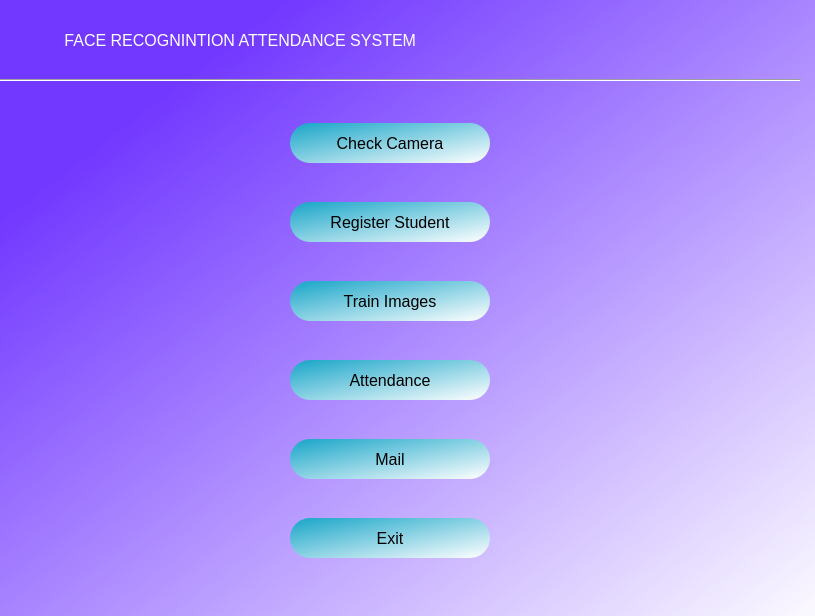
<?xml version="1.0" encoding="UTF-8"?>
<ui version="4.0">
 <class>FRAS</class>
 <widget class="QMainWindow" name="FRAS">
  <property name="geometry">
   <rect>
    <x>0</x>
    <y>0</y>
    <width>815</width>
    <height>616</height>
   </rect>
  </property>
  <property name="font">
   <font>
    <pointsize>12</pointsize>
   </font>
  </property>
  <property name="windowTitle">
   <string>MainWindow</string>
  </property>
  <property name="autoFillBackground">
   <bool>true</bool>
  </property>
  <property name="animated">
   <bool>true</bool>
  </property>
  <widget class="QWidget" name="centralwidget">
   <widget class="QWidget" name="widget" native="true">
    <property name="enabled">
     <bool>true</bool>
    </property>
    <property name="geometry">
     <rect>
      <x>0</x>
      <y>0</y>
      <width>831</width>
      <height>631</height>
     </rect>
    </property>
    <property name="minimumSize">
     <size>
      <width>0</width>
      <height>0</height>
     </size>
    </property>
    <property name="styleSheet">
     <string notr="true">QWidget#widget{
background-color: qlineargradient(spread:pad, x1:0, y1:0.0113636, x2:1, y2:1, stop:0.167464 rgba(114, 56, 255, 255), stop:1 rgba(255, 255, 255, 255));}</string>
    </property>
    <widget class="Line" name="line">
     <property name="geometry">
      <rect>
       <x>0</x>
       <y>70</y>
       <width>801</width>
       <height>20</height>
      </rect>
     </property>
     <property name="orientation">
      <enum>Qt::Horizontal</enum>
     </property>
    </widget>
    <widget class="QLabel" name="label">
     <property name="geometry">
      <rect>
       <x>60</x>
       <y>0</y>
       <width>661</width>
       <height>81</height>
      </rect>
     </property>
     <property name="styleSheet">
      <string notr="true">font: 18pt &quot;Times New Roman&quot;;
color: rgb(255, 255, 255);</string>
     </property>
     <property name="text">
      <string> FACE RECOGNINTION ATTENDANCE SYSTEM</string>
     </property>
    </widget>
    <widget class="QWidget" name="verticalWidget" native="true">
     <property name="geometry">
      <rect>
       <x>290</x>
       <y>90</y>
       <width>211</width>
       <height>501</height>
      </rect>
     </property>
     <layout class="QVBoxLayout" name="verticalLayout">
      <item>
       <widget class="QPushButton" name="check_camera">
        <property name="maximumSize">
         <size>
          <width>200</width>
          <height>40</height>
         </size>
        </property>
        <property name="toolTip">
         <string>&lt;html&gt;&lt;head/&gt;&lt;body&gt;&lt;p&gt;On Camera&lt;/p&gt;&lt;/body&gt;&lt;/html&gt;</string>
        </property>
        <property name="toolTipDuration">
         <number>1</number>
        </property>
        <property name="statusTip">
         <string>This is status tip</string>
        </property>
        <property name="whatsThis">
         <string>&lt;html&gt;&lt;head/&gt;&lt;body&gt;&lt;p&gt;Check Your Camera Connect !&lt;/p&gt;&lt;/body&gt;&lt;/html&gt;</string>
        </property>
        <property name="autoFillBackground">
         <bool>false</bool>
        </property>
        <property name="styleSheet">
         <string notr="true">QPushButton{
border-radius: 20px;
background-color: qlineargradient(spread:pad, x1:0, y1:0, x2:1, y2:1, stop:0 rgba(23, 165, 200, 255), stop:1 rgba(255, 255, 255, 255));
font: 14pt &quot;Times New Roman&quot;;
}
QPushButton:hover{
	background-color: qlineargradient(spread:pad, x1:0, y1:0, x2:1, y2:1, stop:0 rgba(113, 231, 255, 255), stop:1 rgba(67, 255, 183, 255));
}
</string>
        </property>
        <property name="text">
         <string>Check Camera</string>
        </property>
       </widget>
      </item>
      <item>
       <widget class="QPushButton" name="register_2">
        <property name="maximumSize">
         <size>
          <width>200</width>
          <height>40</height>
         </size>
        </property>
        <property name="styleSheet">
         <string notr="true">QPushButton{
border-radius: 20px;
background-color: qlineargradient(spread:pad, x1:0, y1:0, x2:1, y2:1, stop:0 rgba(23, 165, 200, 255), stop:1 rgba(255, 255, 255, 255));
font: 14pt &quot;Times New Roman&quot;;
}
QPushButton:hover{
	background-color: qlineargradient(spread:pad, x1:0, y1:0, x2:1, y2:1, stop:0 rgba(113, 231, 255, 255), stop:1 rgba(67, 255, 183, 255));
}
</string>
        </property>
        <property name="text">
         <string>Register Student</string>
        </property>
       </widget>
      </item>
      <item>
       <widget class="QPushButton" name="train">
        <property name="maximumSize">
         <size>
          <width>200</width>
          <height>40</height>
         </size>
        </property>
        <property name="styleSheet">
         <string notr="true">QPushButton{
border-radius: 20px;
background-color: qlineargradient(spread:pad, x1:0, y1:0, x2:1, y2:1, stop:0 rgba(23, 165, 200, 255), stop:1 rgba(255, 255, 255, 255));
font: 14pt &quot;Times New Roman&quot;;
}
QPushButton:hover{
	background-color: qlineargradient(spread:pad, x1:0, y1:0, x2:1, y2:1, stop:0 rgba(113, 231, 255, 255), stop:1 rgba(67, 255, 183, 255));
}
</string>
        </property>
        <property name="text">
         <string>Train Images</string>
        </property>
       </widget>
      </item>
      <item>
       <widget class="QPushButton" name="attendance">
        <property name="maximumSize">
         <size>
          <width>200</width>
          <height>40</height>
         </size>
        </property>
        <property name="styleSheet">
         <string notr="true">QPushButton{
border-radius: 20px;
background-color: qlineargradient(spread:pad, x1:0, y1:0, x2:1, y2:1, stop:0 rgba(23, 165, 200, 255), stop:1 rgba(255, 255, 255, 255));
font: 14pt &quot;Times New Roman&quot;;
}
QPushButton:hover{
	background-color: qlineargradient(spread:pad, x1:0, y1:0, x2:1, y2:1, stop:0 rgba(113, 231, 255, 255), stop:1 rgba(67, 255, 183, 255));
}
</string>
        </property>
        <property name="text">
         <string>Attendance</string>
        </property>
       </widget>
      </item>
      <item>
       <widget class="QPushButton" name="mail">
        <property name="maximumSize">
         <size>
          <width>200</width>
          <height>40</height>
         </size>
        </property>
        <property name="styleSheet">
         <string notr="true">QPushButton{
border-radius: 20px;
background-color: qlineargradient(spread:pad, x1:0, y1:0, x2:1, y2:1, stop:0 rgba(23, 165, 200, 255), stop:1 rgba(255, 255, 255, 255));
font: 14pt &quot;Times New Roman&quot;;
}
QPushButton:hover{
	background-color: qlineargradient(spread:pad, x1:0, y1:0, x2:1, y2:1, stop:0 rgba(113, 231, 255, 255), stop:1 rgba(67, 255, 183, 255));
}
</string>
        </property>
        <property name="text">
         <string>Mail</string>
        </property>
       </widget>
      </item>
      <item>
       <widget class="QPushButton" name="exit_button">
        <property name="maximumSize">
         <size>
          <width>200</width>
          <height>40</height>
         </size>
        </property>
        <property name="styleSheet">
         <string notr="true">QPushButton{
border-radius: 20px;
background-color: qlineargradient(spread:pad, x1:0, y1:0, x2:1, y2:1, stop:0 rgba(23, 165, 200, 255), stop:1 rgba(255, 255, 255, 255));
font: 14pt &quot;Times New Roman&quot;;
}
QPushButton:hover{
	background-color: qlineargradient(spread:pad, x1:0, y1:0, x2:1, y2:1, stop:0 rgba(113, 231, 255, 255), stop:1 rgba(67, 255, 183, 255));
}
</string>
        </property>
        <property name="text">
         <string>Exit</string>
        </property>
       </widget>
      </item>
     </layout>
    </widget>
    <widget class="QLabel" name="label_4">
     <property name="geometry">
      <rect>
       <x>720</x>
       <y>10</y>
       <width>61</width>
       <height>61</height>
      </rect>
     </property>
     <property name="text">
      <string/>
     </property>
     <property name="pixmap">
      <pixmap>Icon/facial-recognition.png</pixmap>
     </property>
     <property name="scaledContents">
      <bool>true</bool>
     </property>
    </widget>
    <widget class="QLabel" name="label_5">
     <property name="geometry">
      <rect>
       <x>240</x>
       <y>130</y>
       <width>40</width>
       <height>40</height>
      </rect>
     </property>
     <property name="minimumSize">
      <size>
       <width>40</width>
       <height>40</height>
      </size>
     </property>
     <property name="maximumSize">
      <size>
       <width>40</width>
       <height>40</height>
      </size>
     </property>
     <property name="text">
      <string/>
     </property>
     <property name="pixmap">
      <pixmap>Icon/webcam.ico</pixmap>
     </property>
     <property name="scaledContents">
      <bool>true</bool>
     </property>
    </widget>
    <widget class="QLabel" name="label_6">
     <property name="geometry">
      <rect>
       <x>240</x>
       <y>200</y>
       <width>40</width>
       <height>40</height>
      </rect>
     </property>
     <property name="minimumSize">
      <size>
       <width>40</width>
       <height>40</height>
      </size>
     </property>
     <property name="maximumSize">
      <size>
       <width>40</width>
       <height>40</height>
      </size>
     </property>
     <property name="text">
      <string/>
     </property>
     <property name="pixmap">
      <pixmap>Icon/id.ico</pixmap>
     </property>
     <property name="scaledContents">
      <bool>true</bool>
     </property>
    </widget>
    <widget class="QLabel" name="label_7">
     <property name="geometry">
      <rect>
       <x>240</x>
       <y>280</y>
       <width>40</width>
       <height>40</height>
      </rect>
     </property>
     <property name="minimumSize">
      <size>
       <width>40</width>
       <height>40</height>
      </size>
     </property>
     <property name="maximumSize">
      <size>
       <width>40</width>
       <height>40</height>
      </size>
     </property>
     <property name="text">
      <string/>
     </property>
     <property name="pixmap">
      <pixmap>Icon/system_binary.ico</pixmap>
     </property>
     <property name="scaledContents">
      <bool>true</bool>
     </property>
    </widget>
    <widget class="QLabel" name="label_8">
     <property name="geometry">
      <rect>
       <x>240</x>
       <y>360</y>
       <width>40</width>
       <height>40</height>
      </rect>
     </property>
     <property name="minimumSize">
      <size>
       <width>40</width>
       <height>40</height>
      </size>
     </property>
     <property name="maximumSize">
      <size>
       <width>40</width>
       <height>40</height>
      </size>
     </property>
     <property name="text">
      <string/>
     </property>
     <property name="pixmap">
      <pixmap>Icon/Inipagi-Business-Economic-Checklist.ico</pixmap>
     </property>
     <property name="scaledContents">
      <bool>true</bool>
     </property>
    </widget>
    <widget class="QLabel" name="label_9">
     <property name="geometry">
      <rect>
       <x>240</x>
       <y>440</y>
       <width>40</width>
       <height>40</height>
      </rect>
     </property>
     <property name="minimumSize">
      <size>
       <width>40</width>
       <height>40</height>
      </size>
     </property>
     <property name="maximumSize">
      <size>
       <width>40</width>
       <height>40</height>
      </size>
     </property>
     <property name="text">
      <string/>
     </property>
     <property name="pixmap">
      <pixmap>Icon/Mail.ico</pixmap>
     </property>
     <property name="scaledContents">
      <bool>true</bool>
     </property>
    </widget>
    <widget class="QLabel" name="label_10">
     <property name="geometry">
      <rect>
       <x>240</x>
       <y>510</y>
       <width>40</width>
       <height>40</height>
      </rect>
     </property>
     <property name="minimumSize">
      <size>
       <width>40</width>
       <height>40</height>
      </size>
     </property>
     <property name="maximumSize">
      <size>
       <width>40</width>
       <height>40</height>
      </size>
     </property>
     <property name="text">
      <string/>
     </property>
     <property name="pixmap">
      <pixmap>Icon/gnome_panel_force_quit.ico</pixmap>
     </property>
     <property name="scaledContents">
      <bool>true</bool>
     </property>
    </widget>
    <widget class="QLabel" name="label_11">
     <property name="geometry">
      <rect>
       <x>10</x>
       <y>20</y>
       <width>51</width>
       <height>41</height>
      </rect>
     </property>
     <property name="text">
      <string/>
     </property>
     <property name="pixmap">
      <pixmap>Icon/ptu_logo.png</pixmap>
     </property>
     <property name="scaledContents">
      <bool>true</bool>
     </property>
    </widget>
   </widget>
  </widget>
 </widget>
 <resources/>
 <connections/>
</ui>
